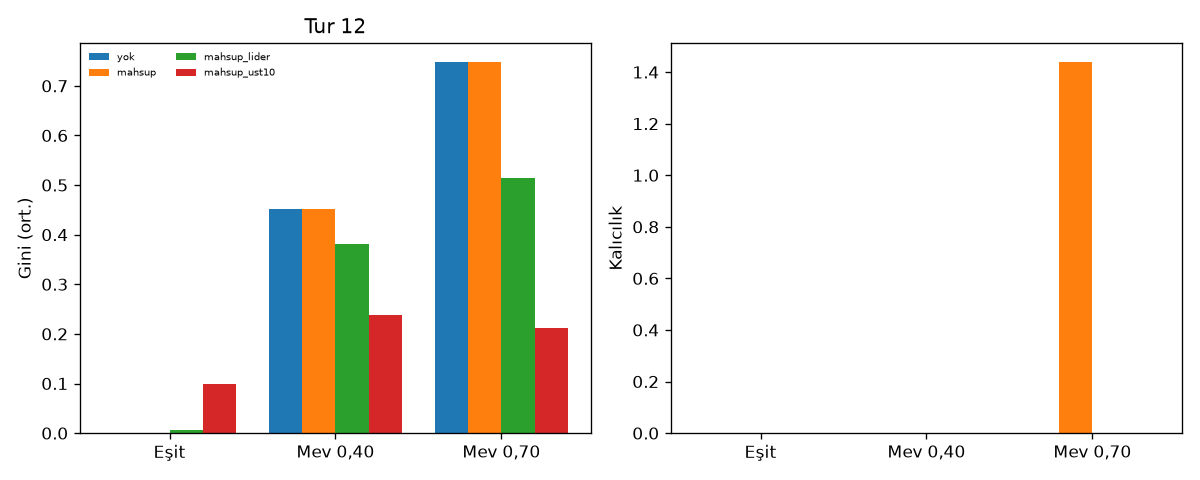

Here is the Python script that generated this plot:
"""Tur 12: Gini (mevduat) ve kalicilik. Kurallar kosudan once.

Tur 11 ile ayni hucre/kol. MC 50, tohum TOHUM+16000+s.
Gini: 150 firma mevduat payi. DeltaGini = Gini_kol - Gini_baz (baz = ham agirlik, yok kol).

Destek: |DeltaGini| < 0.05 iken mahsup - lider kal medyan >= 2, p<0.05 -> kucuk Gini degisimi bloke kirar.
Lider vs ust10: |Gini fark| >= 0.20 ve kal anlamsiz -> Gini degil tek dugum payi.
"""

from __future__ import annotations

import json
import os
from pathlib import Path

import matplotlib

matplotlib.use("Agg")
import matplotlib.pyplot as plt
import numpy as np
import pandas as pd
from scipy.stats import spearmanr, wilcoxon

import odeme_zinciri as oz
from odeme_dagilim import ISARET, N_FIRMA, agirlik, kos, stok_yukle
from odeme_gercek import ESIK_VALF, tufe_yoy
from odeme_kons7 import ag_kur_v2
from odeme_kons8 import lider_dagit, metrikler, wilcoxon_paired
from odeme_mahsup import mahsup_paket, paket_to_ag, statik_teshis

KOK = Path(__file__).resolve().parent
N_MC = 8 if os.environ.get("ODEME_SMOKE") else 50
SEED0 = oz.TOHUM + 16000
HUCRELER = ("esit", "mev40", "mev70")
MEV_HEDEF = {"esit": 0.10, "mev40": 0.40, "mev70": 0.70}
KOLLAR = ("yok", "mahsup", "mahsup_lider", "mahsup_ust10")
MAHSUP_KOLLAR = ("mahsup", "mahsup_lider", "mahsup_ust10")


def gini_mev(w: np.ndarray) -> float:
    x = np.asarray(w, dtype=float).ravel()
    x = x[x >= 0]
    if x.size == 0:
        return 0.0
    s = x.sum()
    if s <= 0:
        return 0.0
    x = np.sort(x / s)
    n = x.size
    cum = np.cumsum(x)
    g = 1.0 - 2.0 / n * np.sum(cum) + 1.0 / n
    return float(max(0.0, g))


def ust10_dagit(w: np.ndarray) -> np.ndarray:
    w = np.asarray(w, dtype=float).copy()
    n = w.size
    k = max(1, int(round(0.10 * n)))
    sira = np.argsort(w, kind="mergesort")
    ust = sira[-k:]
    mass = float(w[ust].sum())
    w[ust] = 0.0
    alt = np.ones(n, dtype=bool)
    alt[ust] = False
    w[alt] += mass / int(alt.sum())
    s = w.sum()
    return w / s if s > 0 else np.full(n, 1.0 / n)


def mev_kol(mev_w: np.ndarray, kol: str) -> np.ndarray:
    mw = mev_w.copy()
    if kol == "mahsup_lider":
        return lider_dagit(mw, int(np.argmax(mev_w)))
    if kol == "mahsup_ust10":
        return ust10_dagit(mw)
    return mw


def agirlikler(s: int, hucre: str) -> tuple[np.ndarray, np.ndarray, np.ndarray]:
    eq = np.full(N_FIRMA, 1.0 / N_FIRMA)
    if hucre == "esit":
        return eq.copy(), eq.copy(), eq.copy()
    mev_w = agirlik(N_FIRMA, MEV_HEDEF[hucre], SEED0 + s)
    return mev_w, eq.copy(), eq.copy()


def pi_aylik() -> float:
    t = tufe_yoy()
    return float((1.0 + t["yoy"]) ** (1.0 / 12.0) - 1.0)


def pak_hazir(stok, mev_w, srv_w, alac_w, kol: str) -> tuple[dict, dict, dict]:
    mw = mev_kol(mev_w, kol)
    pak0 = ag_kur_v2(stok, mw, srv_w, alac_w)
    ag0 = paket_to_ag(pak0)
    brut_once = ag0.brut_borc()
    if kol == "yok":
        return pak0, {"brut_once": brut_once, "brut_sonra": brut_once, "silinen_oran": 0.0}, statik_teshis(ag0)
    pak_m, oz, _, ag1 = mahsup_paket(pak0, "optimal")
    return pak_m, {
        "brut_once": oz["brut_once"],
        "brut_sonra": oz["brut_sonra"],
        "silinen_oran": oz["silinen_oran"],
    }, statik_teshis(ag1)


def hucre_kos(stok, hucre: str, kol: str, pi: float) -> pd.DataFrame:
    rows = []
    for s in range(N_MC):
        mev_w, srv_w, alac_w = agirlikler(s, hucre)
        gini_baz = gini_mev(mev_w)
        mw_kol = mev_kol(mev_w, kol)
        gini = gini_mev(mw_kol)
        pak_ref = ag_kur_v2(stok, mev_w, srv_w, alac_w)
        pak_run, brut, stat = pak_hazir(stok, mev_w, srv_w, alac_w, kol)
        h, _, yavas = kos(pak_run, pi, True)
        v0 = float(pak_ref["net"]["w0"].sum())
        rows.append(
            {
                "hucre": hucre,
                "kol": kol,
                "mev_hedef": MEV_HEDEF[hucre],
                "s": s,
                "gini": gini,
                "gini_baz": gini_baz,
                "delta_gini": gini - gini_baz,
                **brut,
                **stat,
                **metrikler(h, yavas, pak_run, v0),
            }
        )
    return pd.DataFrame(rows)


def kontrol(stok) -> dict:
    u = np.full(N_FIRMA, 1.0 / N_FIRMA)
    pak = ag_kur_v2(stok, u, u.copy(), u.copy())
    h0, _, y0 = kos(pak, 0.0, False)
    v0 = float(pak["net"]["w0"].sum())
    return {"soksuz": metrikler(h0, y0, pak, v0), "gini_esit": gini_mev(u)}


def ozet_df(df: pd.DataFrame) -> dict:
    faz = df["fazla"].dropna()
    return {
        "gini": float(df["gini"].mean()),
        "delta_gini": float(df["delta_gini"].mean()),
        "brut_once": float(df["brut_once"].mean()),
        "brut_sonra": float(df["brut_sonra"].mean()),
        "kal": float(df["kal"].mean()),
        "reel": float(df["reel"].mean()),
        "yk_med": float(df["yk_med"].mean()),
        "fazla_med": float(faz.median()) if faz.size else float("nan"),
        "p_fazla_05": float((faz >= 0.05).mean()) if faz.size else float("nan"),
    }


def grafik(tablo: pd.DataFrame, dosya: Path) -> None:
    fig, ax = plt.subplots(1, 2, figsize=(10, 4))
    ad = ["Eşit", "Mev 0,40", "Mev 0,70"]
    x = np.arange(3)
    w = 0.2
    for i, kol in enumerate(KOLLAR):
        sub = tablo[tablo.kol == kol].set_index("hucre")
        g = [sub.loc[h, "gini"] if h in sub.index else 0 for h in HUCRELER]
        k = [sub.loc[h, "kal"] if h in sub.index else 0 for h in HUCRELER]
        off = (i - 1.5) * w
        ax[0].bar(x + off, g, width=w, label=kol)
        ax[1].bar(x + off, k, width=w, label=kol)
    ax[0].set_xticks(x, ad)
    ax[0].set_ylabel("Gini (ort.)")
    ax[0].set_title("Tur 12")
    ax[1].set_xticks(x, ad)
    ax[1].set_ylabel("Kalıcılık")
    ax[0].legend(frameon=False, fontsize=6, ncol=2)
    fig.tight_layout()
    fig.savefig(dosya, dpi=120)
    plt.close(fig)


def rapor(sonuc: dict, tablo: pd.DataFrame) -> str:
    k = sonuc["karar"]
    pi = sonuc["pi_aylik"]
    s = [
        "# Ödeme zinciri, tur 12: Gini ve kalıcılık",
        "",
        sonuc["uyari"],
        "",
        "## Hüküm",
        "",
        sonuc["ozet"],
        "",
        "## Varsayımlar",
        "",
        f"150 firma mevduat Gini. Baz Gini = ham çekim (yok kol). ΔGini = Gini_kol − Gini_baz. "
        f"MC {N_MC}, tohum {SEED0}+s. FX çevrilemez, π = {pi:.4f}.",
        "",
        f"Kontrol şoksuz: kalıcılık {k['soksuz_kal']:.2f}, reel {k['soksuz_reel']:.3f}, Gini(eşit) {k['gini_kontrol']:.3f}.",
        "",
        f"Spearman Gini–kalıcılık (mahsup kolları): {k['sp_gini_kal']:.3f} (p = {k['sp_gini_kal_p']:.4g}).",
        f"Küçük ΔGini bloke kırar: {k['gini_kirar_destek']}. Gini değil tek düğüm payı: {k['gini_degil_lider']}. "
        f"FX/zayıf halka elenmedi: {k['fx_zayif_elenmedi']}.",
        "",
        "| Hücre | Kol | Gini | ΔGini | Brüt→sonra | Kal | Reel | Küçük yavaş | Fazla med |",
        "| --- | --- | ---: | ---: | ---: | ---: | ---: | ---: | ---: |",
    ]
    for _, r in tablo.iterrows():
        faz = f"{r.fazla_med:.3f}" if np.isfinite(r.fazla_med) else "—"
        s.append(
            f"| {r.hucre} | {r.kol} | {r.gini:.3f} | {r.delta_gini:.3f} | {r.brut_sonra:.2f} | "
            f"{r.kal:.2f} | {r.reel:.3f} | {r.yk_med:.3f} | {faz} |"
        )
    s.extend(["", "## Lider − üst %10 (eşli)", ""])
    for hucre in HUCRELER:
        f = k["lider_ust10"].get(hucre, {})
        s.append(
            f"- **{hucre}**: ΔGini fark {f.get('dg_med', float('nan')):.3f}, Δkal {f.get('kal_med', float('nan')):.2f}, "
            f"p_kal = {f.get('kal_p', float('nan')):.4g}."
        )
    s.extend(["", "Tekrar: `python3 odeme_zinciri.py`.", "", "Dosyalar: `odeme_kons12_hucre.csv`, `odeme_kons12.png`, `odeme_kons12_sonuc.json`.", ""])
    return "\n".join(s)


def hukum(k: dict) -> str:
    p = [
        f"Kontrol: kalıcılık {k['soksuz_kal']:.2f}, reel {k['soksuz_reel']:.3f}, eşit Gini {k['gini_kontrol']:.3f}.",
        f"Spearman Gini–kalıcılık (mahsup kolları) {k['sp_gini_kal']:.3f} (p = {k['sp_gini_kal_p']:.3g}).",
    ]
    if k["gini_kirar_destek"]:
        p.append(
            f"Kayıtlı kural: |ΔGini| < 0,05 iken kalıcılık ≥2 düşüyor (mev70 eşli p = {k.get('gini_kirar_p', float('nan')):.3g}). "
            "Küçük Gini değişimi bloke'yi kırar desteklenir."
        )
    else:
        p.append("Küçük ΔGini + büyük kalıcılık düşüşü birlikte kayıtlı eşikte çıkmadı.")
    if k["gini_degil_lider"]:
        p.append(
            "Lider vs üst %10: Gini farkı ≥0,20, kalıcılık farkı anlamsız — Gini düşüşünden çok tek düğüm payı belirliyor."
        )
    else:
        p.append("Gini vs tek düğüm ayrımı kayıtlı kuralla desteklenmedi.")
    if k["fx_zayif_elenmedi"]:
        p.append("Mahsup+dağıt: reel ve fazla 0,05 altında; FX/zayıf halka mahsupla kapanmıyor elenmedi.")
    return " ".join(p)


def main_kons12() -> None:
    stok = stok_yukle()
    pi = pi_aylik()
    print("kons12", N_MC, "seed", SEED0, flush=True)
    dfs: dict[tuple[str, str], pd.DataFrame] = {}
    satir = []
    for hucre in HUCRELER:
        for kol in KOLLAR:
            df = hucre_kos(stok, hucre, kol, pi)
            dfs[(hucre, kol)] = df
            o = ozet_df(df)
            satir.append({"hucre": hucre, "kol": kol, **o})
            print(f"{hucre} {kol:16s} Gini={o['gini']:.3f} dG={o['delta_gini']:.3f} kal={o['kal']:.2f}", flush=True)

    tablo = pd.DataFrame(satir)
    tablo.to_csv(KOK / "odeme_kons12_hucre.csv", index=False)
    grafik(tablo, KOK / "odeme_kons12.png")

    kon = kontrol(stok)
    mahsup_pool = pd.concat([dfs[(h, k)] for h in HUCRELER for k in MAHSUP_KOLLAR], ignore_index=True)
    sp, sp_p = spearmanr(mahsup_pool["gini"], mahsup_pool["kal"])

    # Kucuk delta Gini + kal drop: mahsup vs lider, mev70, |delta_gini_lider| < 0.05
    m70m = dfs[("mev70", "mahsup")]
    m70l = dfs[("mev70", "mahsup_lider")]
    dg = np.abs(m70l["delta_gini"].values)
    mask = dg < 0.05
    p_kir, d_kir = wilcoxon_paired(m70m.loc[mask, "kal"], m70l.loc[mask, "kal"], "greater")
    if mask.sum() == 0:
        p_kir, d_kir = wilcoxon_paired(m70m["kal"], m70l["kal"], "greater")
    gini_kirar_destek = bool(np.median(np.abs(m70l["delta_gini"])) < 0.05 and d_kir >= 2.0 and p_kir < 0.05)

    lider_ust10 = {}
    gini_degil_lider = False
    for hucre in HUCRELER:
        li = dfs[(hucre, "mahsup_lider")]
        u10 = dfs[(hucre, "mahsup_ust10")]
        p_k, d_k = wilcoxon_paired(li["kal"], u10["kal"], "two-sided")
        dg_med = float(np.median(li["gini"] - u10["gini"]))
        lider_ust10[hucre] = {"dg_med": dg_med, "kal_med": d_k, "kal_p": p_k}
        if abs(dg_med) >= 0.20 and p_k >= 0.05:
            gini_degil_lider = True

    dagit = pd.concat([dfs[(h, k)] for h in HUCRELER for k in ("mahsup_lider", "mahsup_ust10")], ignore_index=True)
    faz = dagit["fazla"].dropna()
    fx_zayif_elenmedi = bool(float(dagit["reel"].mean()) < 0.05 and (faz.size == 0 or float(faz.median()) < 0.05))

    karar = {
        "soksuz_kal": kon["soksuz"]["kal"],
        "soksuz_reel": kon["soksuz"]["reel"],
        "gini_kontrol": kon["gini_esit"],
        "sp_gini_kal": float(sp),
        "sp_gini_kal_p": float(sp_p),
        "gini_kirar_destek": gini_kirar_destek,
        "gini_kirar_p": p_kir,
        "gini_kirar_dkal": d_kir,
        "gini_degil_lider": gini_degil_lider,
        "lider_ust10": lider_ust10,
        "fx_zayif_elenmedi": fx_zayif_elenmedi,
    }

    def _json_default(o):
        if isinstance(o, float) and (np.isnan(o) or np.isinf(o)):
            return None
        raise TypeError(type(o))

    sonuc = {
        "uyari": "Stoklar ölçülmüş (TCMB 2026-Q1). Kenar varsayım.",
        "ozet": hukum(karar),
        "karar": json.loads(json.dumps(karar, default=_json_default)),
        "kontrol": json.loads(json.dumps(kon, default=_json_default)),
        "pi_aylik": pi,
        "n_mc": N_MC,
        "seed0": SEED0,
    }
    (KOK / "odeme_kons12_sonuc.json").write_text(
        json.dumps(sonuc, ensure_ascii=False, indent=2, default=_json_default) + "\n",
        encoding="utf-8",
    )
    eski = (KOK / "ODEME_ZINCIRI.md").read_text(encoding="utf-8")
    if eski.startswith("# Ödeme zinciri, tur 12") and ISARET in eski:
        eski = eski.split(ISARET, 1)[1]
    (KOK / "ODEME_ZINCIRI.md").write_text(rapor(sonuc, tablo) + ISARET + eski, encoding="utf-8")
    print(sonuc["ozet"])


if __name__ == "__main__":
    main_kons12()
